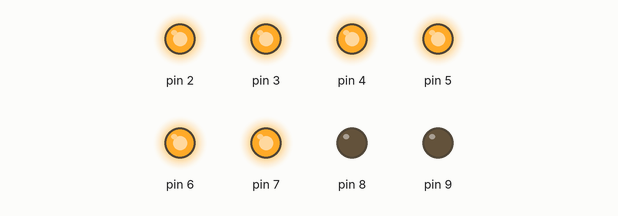
The sketch below on a simulated Arduino Uno, built with avr-gcc and run on an emulated ATmega328P. Parts: output pins drawn as LEDs (lit = HIGH).

Above: at 2.5 s.
At 6.5 s:
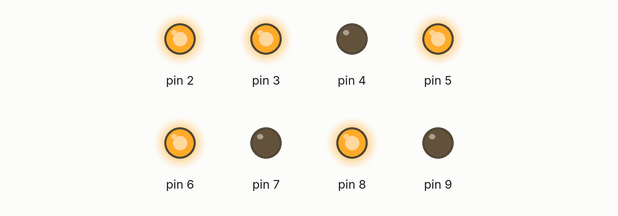
At 10.5 s:
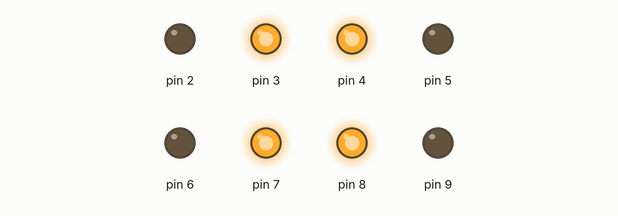
At 20.5 s:
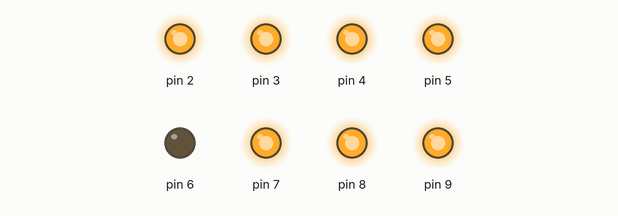
At 28.5 s:
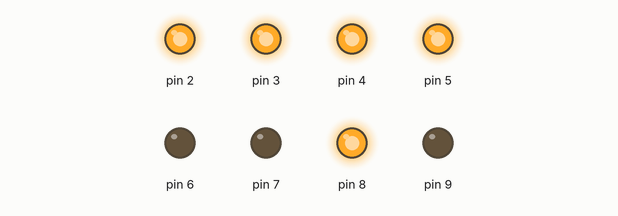
At 38.5 s:
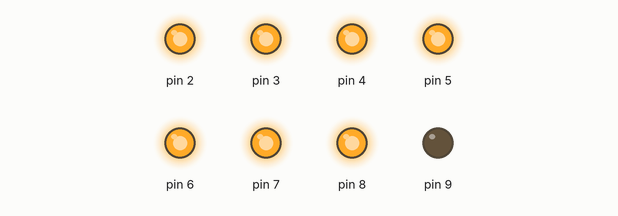
Timing chart, 0 to 40.0 s (numbered marks = the images above):
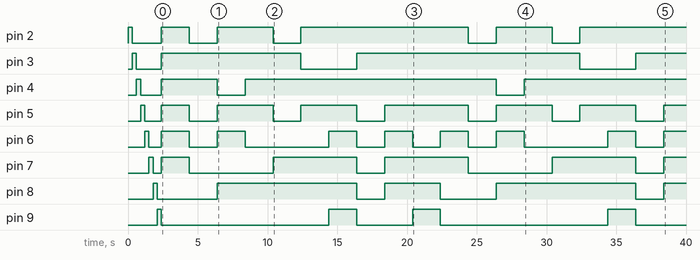

Measured:
- by itself, pin 2: HIGH → LOW at 0.30 s, → HIGH 2.1 s later, → LOW 2.0 s later, → HIGH 2.0 s later, … (10 changes in this stretch)
- by itself, pin 3: goes LOW 1.8 s, HIGH 10.0 s, LOW 4.0 s, HIGH 16.0 s, LOW 4.0 s, then HIGH
- by itself, pin 4: goes LOW 1.5 s, HIGH 4.0 s, LOW 2.0 s, HIGH 18.0 s, LOW 2.0 s, then HIGH
- by itself, pin 5: HIGH → LOW at 1.2 s, → HIGH 1.2 s later, → LOW 2.0 s later, → HIGH 2.0 s later, … (14 changes in this stretch)
- by itself, pin 6: HIGH → LOW at 1.5 s, → HIGH 0.90 s later, → LOW 2.0 s later, → HIGH 2.0 s later, … (16 changes in this stretch)
- by itself, pin 7: HIGH → LOW at 1.8 s, → HIGH 0.60 s later, → LOW 2.0 s later, → HIGH 6.0 s later, … (10 changes in this stretch)
- by itself, pin 8: HIGH → LOW at 2.1 s, → HIGH 4.3 s later, → LOW 10.0 s later, → HIGH 2.0 s later, … (8 changes in this stretch)
- by itself, pin 9: goes LOW 12.0 s, HIGH 2.0 s, LOW 4.0 s, HIGH 2.0 s, LOW 12.0 s, HIGH 2.0 s, then LOW

The sketch:

7_segment_display.ino
```cpp
int digits[10][8] = {
    {1,1,1,1,1,1,0,0}, // 0
    {0,1,1,0,0,0,0,0}, // 1
    {1,1,0,1,1,0,1,0}, // 2
    {1,1,1,1,0,0,1,0}, // 3
    {0,1,1,0,0,1,1,0}, // 4
    {1,0,1,1,0,1,1,0}, // 5
    {1,0,1,1,1,1,1,1}, // 6
    {1,1,1,0,0,0,0,0}, // 7
    {1,1,1,1,1,1,1,0}, // 8
    {1,1,1,1,0,1,1,1}  // 9
    };

void setup() {
  for(int pin = 2; pin < 10; pin++){
      pinMode(pin, OUTPUT);
  }
  for(int pin = 2; pin < 10; pin++){
      digitalWrite(pin, HIGH);
      delay(300);
      digitalWrite(pin, LOW);
  }
}

void loop() {

  for(int digit = 0; digit < 10; digit++) {
    for (int pin = 0; pin < 8; pin++){
      if (digits[digit][pin] == 1)
        digitalWrite(pin+2, HIGH);
      else
        digitalWrite(pin+2, LOW);
    }
    delay(2000);
  }
}
```
